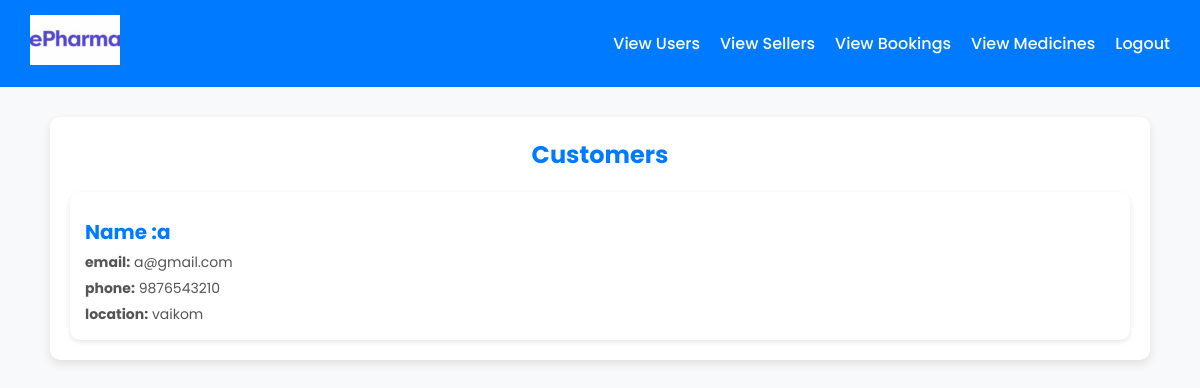
/viewusers/, run on the app's committed database.
### app/models.py (models this page shows, shortened)
class Customer(models.Model):
    user = models.OneToOneField(User, on_delete=models.CASCADE, null=True, blank=True)
    name = models.CharField(max_length=100)
    email = models.EmailField(unique=True)
    phone = models.PositiveBigIntegerField()
    password = models.CharField(max_length=255)
    location = models.CharField(max_length=255)

### app/views.py (the view)
# urls.py: path("viewusers/", views.viewusers, name="viewusers"),
def viewusers(request):
    users=Customer.objects.all()
    return render(request,'admin/viewusers.html',{'users':users})

### templates/admin/viewusers.html (shortened to what this page needs)
<!DOCTYPE html>
<html lang="en">
<head>
</head>
<body>
    <nav class="navbar">
        <a href="#"><img src="../static/OIP (2).jpg" alt="logo"></a>
        <div>
            <a href="../viewusers">View Users</a>
            <a href="../viewsellers">View Sellers</a>
            <a href="#">View Bookings</a>
            <a href="../viewmedicine">View Medicines</a>
            <a href="../logout" class="logout">Logout</a>
        </div>
    </nav>
    <div class="container">
        <h2>Customers</h2>
        <div class="medicine-grid">
            {% for med in users %}
            <div class="medicine-card">
                <h3>Name :{{ med.name }}</h3>
                <p><strong>email:</strong> {{ med.email }}</p>
                <p><strong>phone:</strong> {{ med.phone }}</p>
                <p><strong>location:</strong> {{ med.location }}</p>
            </div>
            {% endfor %}
        </div>
    </div>
</body>
</html>

### templates/admin/viewusers.html (style rules this page uses)
* { margin: 0; padding: 0; box-sizing: border-box; }
body { font-family: 'Poppins', sans-serif; background-color: #f8f9fa; color: #333; }
.navbar { display: flex; justify-content: space-between; align-items: center; background-color: #007bff; padding: 15px 30px; }
.navbar img { height: 50px; }
.navbar div { display: flex; gap: 20px; }
.navbar a { color: white; text-decoration: none; font-weight: 500; transition: 0.3s; }
.container { max-width: 1100px; margin: 30px auto; background: #fff; padding: 20px; border-radius: 10px; box-shadow: 0 4px 10px rgba(0, 0, 0, 0.1); }
h2 { text-align: center; color: #007bff; margin-bottom: 20px; }
.medicine-grid { display: grid; grid-template-columns: repeat(auto-fit, minmax(280px, 1fr)); gap: 20px; }
.medicine-card { background: white; border-radius: 10px; padding: 15px; box-shadow: 0 2px 5px rgba(0, 0, 0, 0.1); transition: transform 0.2s ease-in-out; }
.medicine-card h3 { color: #007bff; margin-top: 10px; font-size: 20px; }
.medicine-card p { font-size: 14px; margin-top: 5px; color: #555; }

### data on the page
Customer: name "a", email "a@gmail.com", phone "9876543210", location "vaikom"
